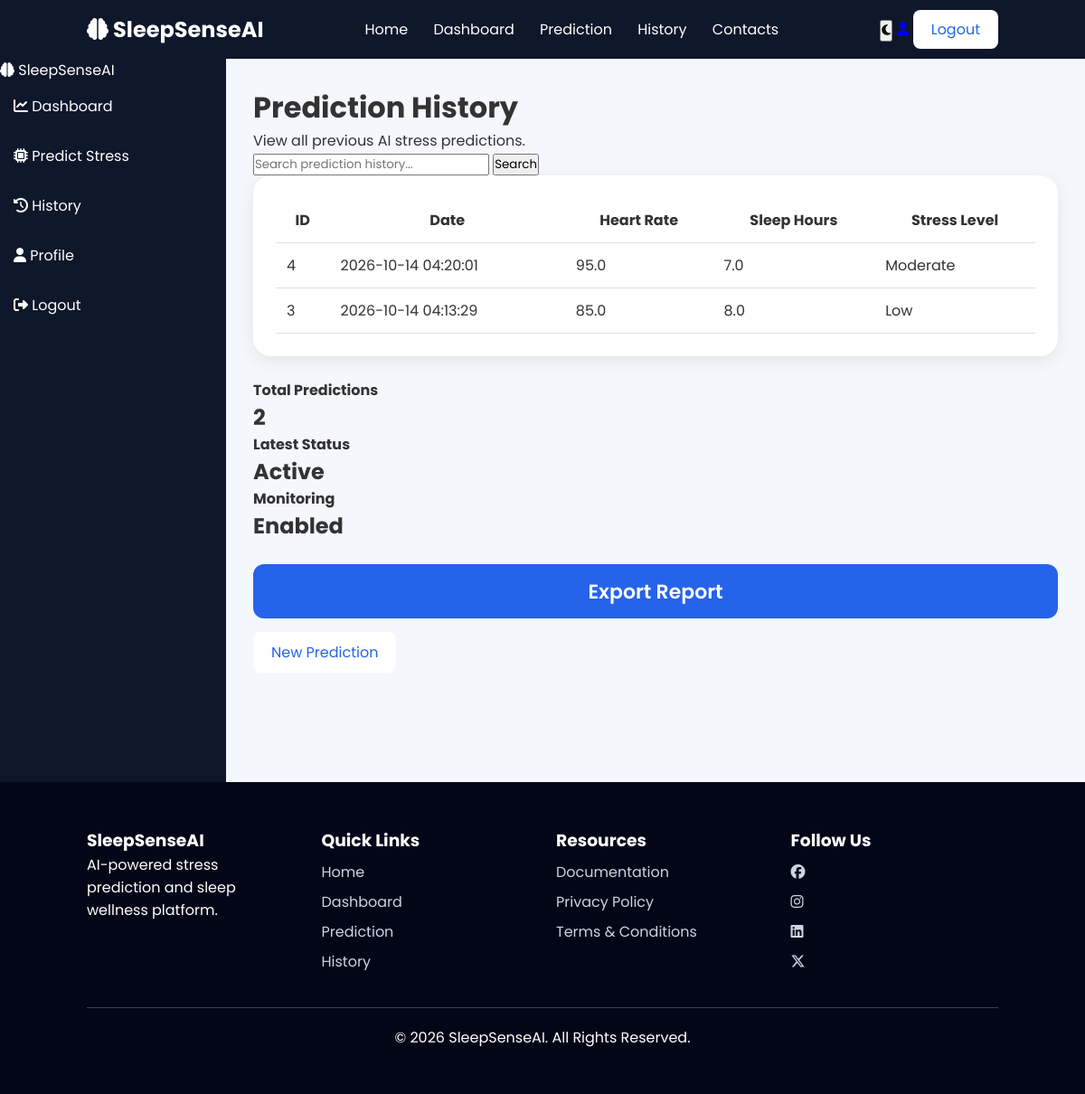
The page /history (signed in) on the database its author committed.
### tables this page shows
CREATE TABLE predictions (

    id INTEGER PRIMARY KEY AUTOINCREMENT,

    user_id INTEGER,

    heart_rate REAL,

    respiratory_rate REAL,

    body_temperature REAL,

    blood_oxygen REAL,

    sleep_hours REAL,

    emotional_state REAL,

    lifestyle_score REAL,

    stress_level TEXT,

    prediction_date TIMESTAMP DEFAULT CURRENT_TIMESTAMP, created_at TEXT,

    FOREIGN KEY(user_id)
    REFERENCES users(id)

);

### app.py (the view)
@app.route("/history")
def history():
    if not login_required():
        return redirect(url_for("login"))
    conn = get_db_connection()
    try:
        records = conn.execute(
            """
            SELECT * FROM predictions
            WHERE user_id = ?
            ORDER BY id DESC
            """,
            (session["user_id"],)
        ).fetchall()
    finally:
        conn.close()
    return render_template(
        "history.html",
        records=records,
        history=records
    )

### app.py (called while the page is built)
def get_db_connection():
    conn = sqlite3.connect(DATABASE)
    conn.row_factory = sqlite3.Row
    conn.execute("PRAGMA foreign_keys = ON")
    return conn

def login_required():
    return "user_id" in session

### templates/history.html (shortened to what this page needs)
{% extends "base.html" %}
{% block content %}
<div class="dashboard">
    <aside class="sidebar">
        <div class="sidebar-logo">
            <i class="fa-solid fa-brain"></i>
            SleepSenseAI
        </div>
        <div class="sidebar-menu">
            <a href="/dashboard">
                <i class="fa-solid fa-chart-line"></i>
                Dashboard
            </a>
            <a href="/predict">
                <i class="fa-solid fa-microchip"></i>
                Predict Stress
            </a>
            <a href="/history">
                <i class="fa-solid fa-clock-rotate-left"></i>
                History
            </a>
            <a href="/profile">
                <i class="fa-solid fa-user"></i>
                Profile
            </a>
            <a href="/logout">
                <i class="fa-solid fa-right-from-bracket"></i>
                Logout
            </a>
        </div>
    </aside>
    <main class="main-content">
        <div class="page-title">
            <h1>
                Prediction History
            </h1>
            <p>
                View all previous AI stress predictions.
            </p>
        </div>
        <div class="search-box">
            <input
                type="text"
                id="searchInput"
                placeholder="Search prediction history...">
            <button>
                Search
            </button>
        </div>
        <div class="table-container">
            <table>
                <thead>
                    <tr>
                        <th>ID</th>
                        <th>Date</th>
                        <th>Heart Rate</th>
                        <th>Sleep Hours</th>
                        <th>Stress Level</th>
                    </tr>
                </thead>
                <tbody>
                    {% for row in history %}
                    <tr>
                        <td>
                            {{ row.id }}
                        </td>
                        <td>
                            {{ row.prediction_date }}
                        </td>
                        <td>
                            {{ row.heart_rate }}
                        </td>
                        <td>
                            {{ row.sleep_hours }}
                        </td>
                        <td>
                            {% if row.stress_level == "Low" %}
                                <span class="badge badge-low">
                                    Low
                                </span>
                            {% elif row.stress_level == "Moderate" %}
                                <span class="badge badge-medium">
                                    Moderate
                                </span>
                            {% else %}
                                <span class="badge badge-high">
                                    High
                                </span>
                            {% endif %}
                        </td>
                    </tr>
                    {% endfor %}
                </tbody>
            </table>
        </div>
        <div
            class="dashboard-cards"
            style="margin-top:25px;">
            <div class="dashboard-card">
                <h4>
                    Total Predictions
                </h4>
                <h2>
                    {{ history|length }}
                </h2>
            </div>
            <div class="dashboard-card">
                <h4>
                    Latest Status
                </h4>
                <h2>
                    Active
                </h2>
            </div>
            <div class="dashboard-card">
                <h4>
                    Monitoring
                </h4>
                <h2>
                    Enabled
                </h2>
            </div>
        </div>
        <div
            style="
            margin-top:25px;
            display:flex;
            gap:15px;
            flex-wrap:wrap;">
            <button
                onclick="window.print()"
                class="btn-primary">
                Export Report
            </button>
            <a
                href="/predict"
                class="btn-secondary">
                New Prediction
            </a>
        </div>
    </main>
</div>
{% endblock %}

### templates/base.html (shortened to what this page needs)
<!DOCTYPE html>
<html lang="en">
<head>
    <link rel="stylesheet"
          href="https://cdnjs.cloudflare.com/ajax/libs/font-awesome/6.5.1/css/all.min.css">
    <link rel="stylesheet"
          href="{{ url_for('static', filename='css/style.css') }}">
</head>
<body>
    <nav class="navbar">
        <div class="nav-left">
            <a href="/" class="logo">
                <i class="fa-solid fa-brain"></i>
                SleepSenseAI
            </a>
        </div>
        <div class="nav-center">
            <a href="/">
                Home
            </a>
            <a href="/dashboard">
                Dashboard
            </a>
            <a href="/predict">
                Prediction
            </a>
            <a href="/history">
                History
            </a>
            <a href="/contacts">
                Contacts
            </a>
        </div>
        <div class="nav-right">
            <button
                id="themeToggle"
                class="theme-btn">
                <i class="fa-solid fa-moon"></i>
            </button>
            {% if session.get('user_id') %}
                <a href="/profile"
                   class="profile-btn">
                    <i class="fa-solid fa-user"></i>
                </a>
                <a href="/logout"
                   class="btn-secondary">
                    Logout
                </a>
            {% endif %}
        </div>
    </nav>
    <div class="page-content">
        {% block content %}
        {% endblock %}
    </div>
    <footer class="footer">
        <div class="footer-container">
            <div class="footer-column">
                <h3>
                    SleepSenseAI
                </h3>
                <p>
                    AI-powered stress prediction
                    and sleep wellness platform.
                </p>
            </div>
            <div class="footer-column">
                <h3>
                    Quick Links
                </h3>
                <a href="/">
                    Home
                </a>
                <a href="/dashboard">
                    Dashboard
                </a>
                <a href="/predict">
                    Prediction
                </a>
                <a href="/history">
                    History
                </a>
            </div>
            <div class="footer-column">
                <h3>
                    Resources
                </h3>
                <a href="#">
                    Documentation
                </a>
                <a href="#">
                    Privacy Policy
                </a>
                <a href="#">
                    Terms & Conditions
                </a>
            </div>
            <div class="footer-column">
                <h3>
                    Follow Us
                </h3>
                <div class="social-icons">
                    <a href="#">
                        <i class="fab fa-facebook"></i>
                    </a>
                    <a href="#">
                        <i class="fab fa-instagram"></i>
                    </a>
                    <a href="#">
                        <i class="fab fa-linkedin"></i>
                    </a>
                    <a href="#">
                        <i class="fab fa-x-twitter"></i>
                    </a>
                </div>
            </div>
        </div>
        <div class="footer-bottom">
            © 2026 SleepSenseAI.
            All Rights Reserved.
        </div>
    </footer>
</body>
</html>

### static/css/style.css (style rules this page uses)
* { margin:0; padding:0; box-sizing:border-box; font-family:'Poppins',sans-serif; }
body { background:#f4f7fc; color:#333; }
a { text-decoration:none; }
.navbar { display:flex; justify-content:space-between; align-items:center; padding:15px 8%; background:#0f172a; color:white; position:sticky; top:0; z-index:1000; }
.logo { color:white; font-size:24px; font-weight:700; }
.nav-center a { color:white; margin:0 12px; }
.btn-primary { background:#2563eb; color:white; padding:10px 20px; border-radius:8px; }
.btn-secondary { background:white; color:#2563eb; padding:10px 20px; border-radius:8px; }
:root { --sand: #E8D5B7; --sage: #DCE8D7; --ivory: #FAF6EF; --forest: #34483A; --forest-dark: #26382D; --muted: #697468; --white: #FFFFFF; }
.btn-primary { width:100%; height:60px; font-size:22px; font-weight:600; border:none; border-radius:12px; background:#2563eb; color:white; cursor:pointer; }
.footer { background:#020617; color:white; padding:50px 8%; }
.footer-container { display:grid; grid-template-columns:repeat(4,1fr); gap:30px; }
.footer-column a { display:block; color:#cbd5e1; margin:8px 0; }
.footer-bottom { margin-top:30px; text-align:center; border-top:1px solid #334155; padding-top:20px; }
.dashboard { display:flex; }
.sidebar { width:250px; min-height:100vh; background:#0f172a; color:white; }
.sidebar-menu a { display:block; color:white; padding:15px; }
.main-content { flex:1; padding:30px; }
.chart-container, .table-container { background:white; padding:25px; border-radius:20px; box-shadow:0 5px 20px rgba(0,0,0,.08); }
table { width:100%; border-collapse:collapse; }
table th, table td { padding:12px; border-bottom:1px solid #ddd; }

### rows shown on the page
predictions: id "4", prediction_date "2026-10-14 04:20:01", heart_rate "95.0", sleep_hours "7.0", stress_level "Moderate"
predictions: id "3", prediction_date "2026-10-14 04:13:29", heart_rate "85.0", sleep_hours "8.0", stress_level "Low"

### other values the page prints
{{ history|length }} "2"
